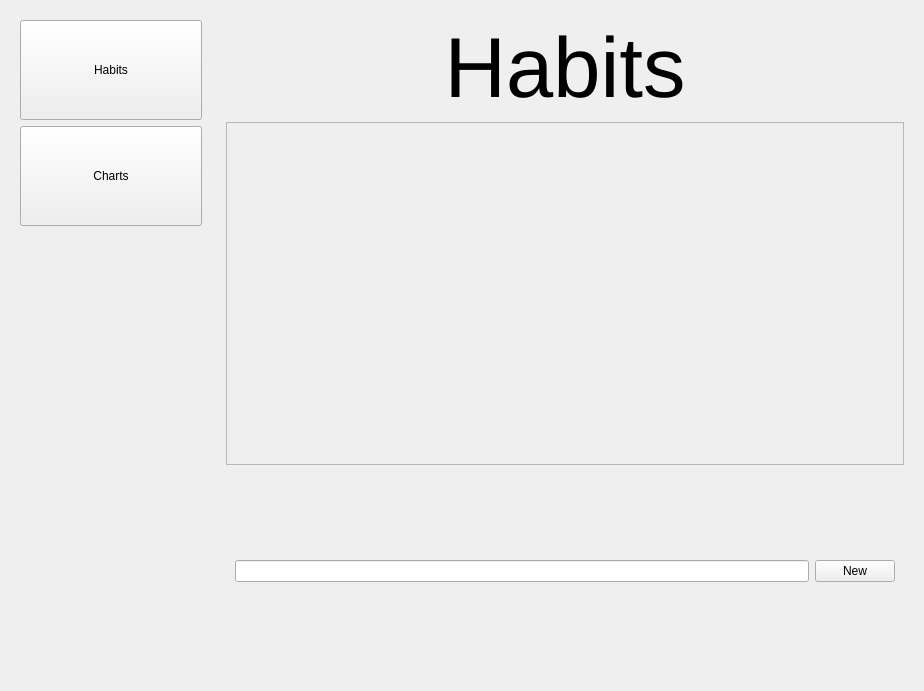
<?xml version="1.0" encoding="UTF-8"?>
<ui version="4.0">
 <class>Form</class>
 <widget class="QWidget" name="Form">
  <property name="geometry">
   <rect>
    <x>0</x>
    <y>0</y>
    <width>924</width>
    <height>691</height>
   </rect>
  </property>
  <property name="windowTitle">
   <string>Form</string>
  </property>
  <layout class="QGridLayout" name="gridLayout">
   <item row="0" column="0">
    <widget class="QWidget" name="widget" native="true">
     <property name="sizePolicy">
      <sizepolicy hsizetype="Minimum" vsizetype="Preferred">
       <horstretch>0</horstretch>
       <verstretch>0</verstretch>
      </sizepolicy>
     </property>
     <property name="minimumSize">
      <size>
       <width>200</width>
       <height>0</height>
      </size>
     </property>
     <layout class="QVBoxLayout" name="sidebar_layout">
      <item>
       <widget class="QPushButton" name="pushButton">
        <property name="minimumSize">
         <size>
          <width>0</width>
          <height>100</height>
         </size>
        </property>
        <property name="text">
         <string>Habits</string>
        </property>
       </widget>
      </item>
      <item>
       <widget class="QPushButton" name="pushButton_2">
        <property name="minimumSize">
         <size>
          <width>0</width>
          <height>100</height>
         </size>
        </property>
        <property name="text">
         <string>Charts</string>
        </property>
       </widget>
      </item>
      <item>
       <spacer name="verticalSpacer">
        <property name="orientation">
         <enum>Qt::Vertical</enum>
        </property>
        <property name="sizeHint" stdset="0">
         <size>
          <width>20</width>
          <height>40</height>
         </size>
        </property>
       </spacer>
      </item>
     </layout>
    </widget>
   </item>
   <item row="0" column="1">
    <widget class="QStackedWidget" name="stackedWidget">
     <property name="sizePolicy">
      <sizepolicy hsizetype="MinimumExpanding" vsizetype="MinimumExpanding">
       <horstretch>0</horstretch>
       <verstretch>0</verstretch>
      </sizepolicy>
     </property>
     <property name="minimumSize">
      <size>
       <width>600</width>
       <height>600</height>
      </size>
     </property>
     <property name="currentIndex">
      <number>0</number>
     </property>
     <widget class="QWidget" name="page">
      <layout class="QVBoxLayout" name="habit_page_layout">
       <item>
        <widget class="QLabel" name="label">
         <property name="font">
          <font>
           <pointsize>64</pointsize>
          </font>
         </property>
         <property name="text">
          <string>Habits</string>
         </property>
         <property name="alignment">
          <set>Qt::AlignCenter</set>
         </property>
        </widget>
       </item>
       <item>
        <widget class="QScrollArea" name="scrollArea">
         <property name="widgetResizable">
          <bool>true</bool>
         </property>
         <widget class="QWidget" name="scroll_area_widget">
          <property name="geometry">
           <rect>
            <x>0</x>
            <y>0</y>
            <width>664</width>
            <height>347</height>
           </rect>
          </property>
          <layout class="QVBoxLayout" name="scroll_area_layout">
           <item>
            <spacer name="verticalSpacer_2">
             <property name="orientation">
              <enum>Qt::Vertical</enum>
             </property>
             <property name="sizeHint" stdset="0">
              <size>
               <width>20</width>
               <height>40</height>
              </size>
             </property>
            </spacer>
           </item>
          </layout>
         </widget>
        </widget>
       </item>
       <item>
        <widget class="QWidget" name="widget_2" native="true">
         <property name="sizePolicy">
          <sizepolicy hsizetype="Minimum" vsizetype="Preferred">
           <horstretch>0</horstretch>
           <verstretch>0</verstretch>
          </sizepolicy>
         </property>
         <property name="minimumSize">
          <size>
           <width>200</width>
           <height>200</height>
          </size>
         </property>
         <layout class="QHBoxLayout" name="item_entry_layout">
          <item>
           <widget class="QLineEdit" name="lineEdit"/>
          </item>
          <item>
           <widget class="QPushButton" name="new_button">
            <property name="text">
             <string>New</string>
            </property>
           </widget>
          </item>
         </layout>
        </widget>
       </item>
      </layout>
     </widget>
     <widget class="QWidget" name="page_2"/>
    </widget>
   </item>
  </layout>
 </widget>
 <resources/>
 <connections/>
</ui>
